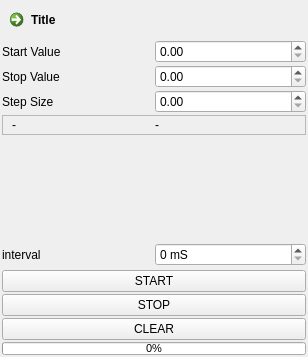
<?xml version="1.0" encoding="UTF-8"?>
<ui version="4.0">
 <class>Dialog</class>
 <widget class="QDialog" name="Dialog">
  <property name="geometry">
   <rect>
    <x>0</x>
    <y>0</y>
    <width>308</width>
    <height>357</height>
   </rect>
  </property>
  <property name="windowTitle">
   <string>Record X Vs Y</string>
  </property>
  <layout class="QGridLayout" name="gridLayout">
   <property name="leftMargin">
    <number>2</number>
   </property>
   <property name="topMargin">
    <number>2</number>
   </property>
   <property name="rightMargin">
    <number>2</number>
   </property>
   <property name="bottomMargin">
    <number>2</number>
   </property>
   <property name="spacing">
    <number>2</number>
   </property>
   <item row="0" column="0" colspan="2">
    <widget class="QCommandLinkButton" name="titleButton">
     <property name="text">
      <string>Title</string>
     </property>
    </widget>
   </item>
   <item row="1" column="0">
    <widget class="QLabel" name="startLabel">
     <property name="text">
      <string>Start Value</string>
     </property>
    </widget>
   </item>
   <item row="1" column="1">
    <widget class="QDoubleSpinBox" name="startBox"/>
   </item>
   <item row="2" column="0">
    <widget class="QLabel" name="stopLabel">
     <property name="text">
      <string>Stop Value</string>
     </property>
    </widget>
   </item>
   <item row="2" column="1">
    <widget class="QDoubleSpinBox" name="stopBox"/>
   </item>
   <item row="3" column="0">
    <widget class="QLabel" name="stepLabel">
     <property name="text">
      <string>Step Size</string>
     </property>
    </widget>
   </item>
   <item row="3" column="1">
    <widget class="QDoubleSpinBox" name="stepBox"/>
   </item>
   <item row="4" column="0" colspan="2">
    <widget class="QFrame" name="frame">
     <property name="minimumSize">
      <size>
       <width>100</width>
       <height>20</height>
      </size>
     </property>
     <property name="frameShape">
      <enum>QFrame::StyledPanel</enum>
     </property>
     <property name="frameShadow">
      <enum>QFrame::Raised</enum>
     </property>
     <property name="class" stdset="0">
      <string>myframe</string>
     </property>
     <layout class="QHBoxLayout" name="horizontalLayout">
      <property name="spacing">
       <number>2</number>
      </property>
      <property name="topMargin">
       <number>0</number>
      </property>
      <property name="bottomMargin">
       <number>0</number>
      </property>
      <item>
       <widget class="QLabel" name="xLabel">
        <property name="text">
         <string>-</string>
        </property>
       </widget>
      </item>
      <item>
       <widget class="QLabel" name="yLabel">
        <property name="text">
         <string>-</string>
        </property>
       </widget>
      </item>
     </layout>
    </widget>
   </item>
   <item row="5" column="0">
    <spacer name="verticalSpacer">
     <property name="orientation">
      <enum>Qt::Vertical</enum>
     </property>
     <property name="sizeHint" stdset="0">
      <size>
       <width>17</width>
       <height>70</height>
      </size>
     </property>
    </spacer>
   </item>
   <item row="6" column="0">
    <widget class="QLabel" name="label">
     <property name="text">
      <string>interval</string>
     </property>
    </widget>
   </item>
   <item row="6" column="1">
    <widget class="QSpinBox" name="intervalBox">
     <property name="suffix">
      <string> mS</string>
     </property>
    </widget>
   </item>
   <item row="7" column="0" colspan="2">
    <widget class="QFrame" name="frame_2">
     <property name="minimumSize">
      <size>
       <width>10</width>
       <height>0</height>
      </size>
     </property>
     <property name="styleSheet">
      <string notr="true">QFrame{
qlineargradient(spread:pad, x1:0, y1:0, x2:1, y2:0, stop:0 rgba(9, 41, 4, 255), stop:0.085 rgba(2, 79, 0, 255), stop:0.19 rgba(50, 147, 22, 255), stop:0.275 rgba(236, 191, 49, 255), stop:0.39 rgba(243, 61, 34, 255), stop:0.555 rgba(135, 81, 60, 255), stop:0.667 rgba(121, 75, 255, 255), stop:0.825 rgba(164, 255, 244, 255), stop:0.885 rgba(104, 222, 71, 255), stop:1 rgba(93, 128, 0, 255))
}</string>
     </property>
     <property name="frameShape">
      <enum>QFrame::NoFrame</enum>
     </property>
     <property name="frameShadow">
      <enum>QFrame::Raised</enum>
     </property>
    </widget>
   </item>
   <item row="8" column="0" colspan="2">
    <widget class="QPushButton" name="startButton">
     <property name="text">
      <string>START</string>
     </property>
     <property name="icon">
      <iconset resource="resplus.qrc">
       <normaloff>:/control/play.svg</normaloff>:/control/play.svg</iconset>
     </property>
    </widget>
   </item>
   <item row="9" column="0" colspan="2">
    <widget class="QPushButton" name="stopButton">
     <property name="text">
      <string>STOP</string>
     </property>
     <property name="icon">
      <iconset resource="resplus.qrc">
       <normaloff>:/control/stop.svg</normaloff>:/control/stop.svg</iconset>
     </property>
    </widget>
   </item>
   <item row="10" column="0" colspan="2">
    <widget class="QPushButton" name="clearButton">
     <property name="text">
      <string>CLEAR</string>
     </property>
     <property name="icon">
      <iconset resource="resplus.qrc">
       <normaloff>:/control/reset.svg</normaloff>:/control/reset.svg</iconset>
     </property>
    </widget>
   </item>
   <item row="11" column="0" colspan="2">
    <widget class="QProgressBar" name="progressBar">
     <property name="maximumSize">
      <size>
       <width>16777215</width>
       <height>13</height>
      </size>
     </property>
     <property name="font">
      <font>
       <pointsize>8</pointsize>
      </font>
     </property>
     <property name="value">
      <number>0</number>
     </property>
    </widget>
   </item>
  </layout>
 </widget>
 <resources>
  <include location="resplus.qrc"/>
 </resources>
 <connections/>
</ui>
